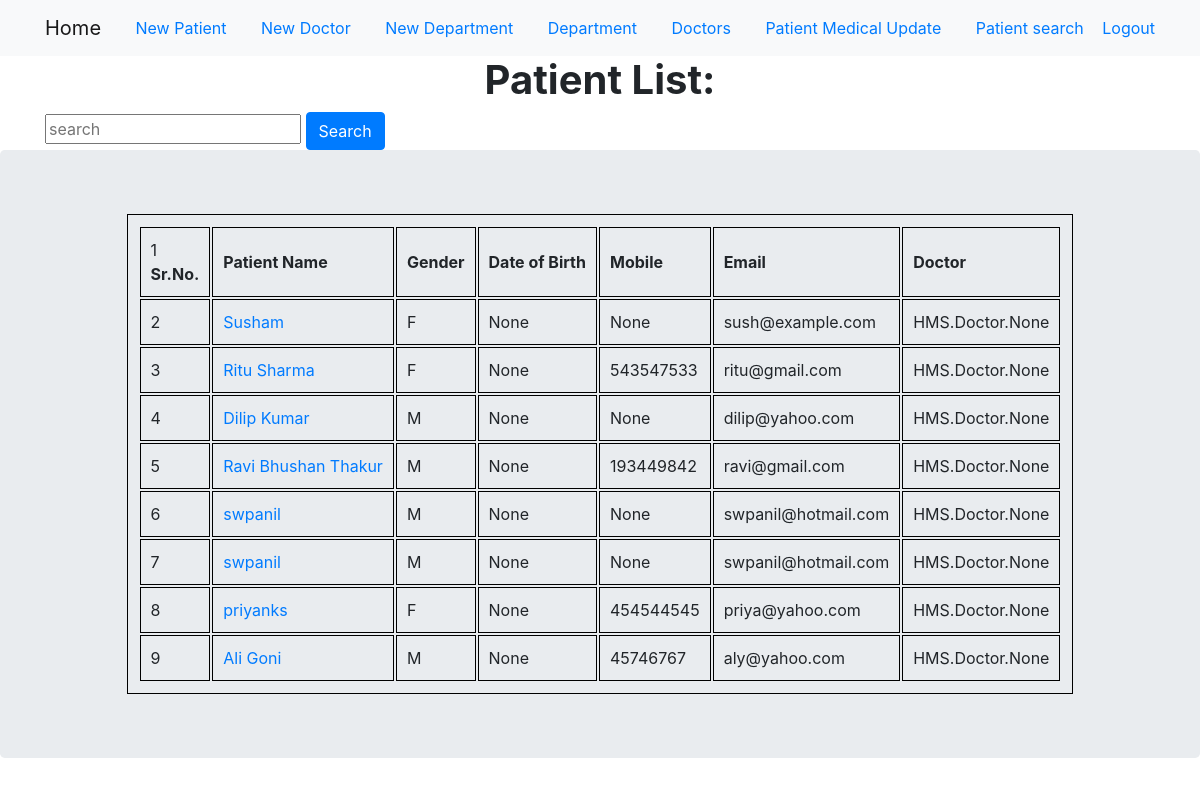
The app's page /patient/list/ (signed in) with its own data.
### HMS/models.py (models this page shows, shortened)
class Patient(models.Model):
    name = models.CharField(max_length=68)
    gender = models.CharField(max_length=1, choices=GENDER_CHOICES)
    email = models.EmailField(blank=True, null=True)
    mobile = models.PositiveBigIntegerField(max_length=10, blank=True, null=True)
    doctor = models.ManyToManyField(Doctor, through='DoctorPatientRelation')
    dob = models.DateField(blank=True, null=True)

### HMS/views.py (the view)
# urls.py: path('patient/list/',views.PatientList.as_view(), name='patient_list'),
class PatientList(LoginRequiredMixin, ListView):
    model = Patient
    fields = ('name', 'gender', 'dob', 'email', 'mobile')

### HMS/templates/HMS/patient_list.html (shortened to what this page needs)
{% extends 'layout.html' %}
{% block content %}
<h1 class="heading"><strong><center>Patient List:</center></strong></h1>
<div class="container">
    <form action="{% url 'HMS:patient_search' %}" method="GET">
     <input type="text" name="q" placeholder="search" value="{{request.GET.q}}">
        <input type="submit" class="btn btn-primary" name="submit" value="Search">
    </form>
</div>
{% if submitbutton %}
<h2>Result for the {{request.GET.q}}</h2>
    {% if object_list %}
       {% include 'HMS/_patient.html'%}
    {% else %}
        No Result found
    {% endif %}
{% else %}
    {% include 'HMS/_patient.html' %}
{% endif %}
{% endblock %}

### HMS/templates/HMS/_patient.html (shortened to what this page needs)
<div class="jumbotron ">
    <center>
<table>
    <tr>
        <td width="50px">
            <strong>Sr.No.</strong>
        </td>
        <td>
            <strong>Patient Name</strong>
        </td>
        <td>
            <strong>Gender</strong>
        </td>
        <td>
            <strong>Date of Birth</strong>
        </td>
        <td>
            <strong>Mobile</strong>
        </td>
        <td>
            <strong>Email</strong>
        </td>
        <td>
            <strong>Doctor</strong>
        </td>
    </tr>
{% for obj in object_list %}
<tr>
    <td>
    </td>
    <td>
        <a href="{% url 'HMS:edit_patient' pk=obj.id %}">{{obj.name}}</a>
    </td>
    <td>
        {{obj.gender}}
    </td>
    <td>
        {{obj.dob}}
    </td>
    <td>
        {{obj.mobile}}
    </td>
    <td>
        {{obj.email}}
    </td>
    <td>
        {{obj.doctor}}
    </td>
</tr>
{% empty %}
    <tr>
        <td>
            No Patient
        </td>
    </tr>
{% endfor %}
</table>
        </center>
    </div>

### static/css/custom.css (style rules this page uses)
table,tr,td { border:1px solid black; padding: 10px; border-collapse: separate; width: }
body { counter-reset: count-value; }
tr td:first-child:before { counter-increment:count-value; content:counter(count-value); }

### records on screen
Patient: name "Susham", gender "F", dob "None", mobile "None", email "sush@example.com", doctor "HMS.Doctor.None"
Patient: name "Ritu Sharma", gender "F", dob "None", mobile "543547533", email "ritu@gmail.com", doctor "HMS.Doctor.None"
Patient: name "Dilip Kumar", gender "M", dob "None", mobile "None", email "dilip@yahoo.com", doctor "HMS.Doctor.None"
Patient: name "Ravi Bhushan Thakur", gender "M", dob "None", mobile "193449842", email "ravi@gmail.com", doctor "HMS.Doctor.None"
Patient: name "swpanil", gender "M", dob "None", mobile "None", email "swpanil@hotmail.com", doctor "HMS.Doctor.None"
Patient: name "swpanil", gender "M", dob "None", mobile "None", email "swpanil@hotmail.com", doctor "HMS.Doctor.None"
Patient: name "priyanks", gender "F", dob "None", mobile "454544545", email "priya@yahoo.com", doctor "HMS.Doctor.None"
Patient: name "Ali Goni", gender "M", dob "None", mobile "45746767", email "aly@yahoo.com", doctor "HMS.Doctor.None"
